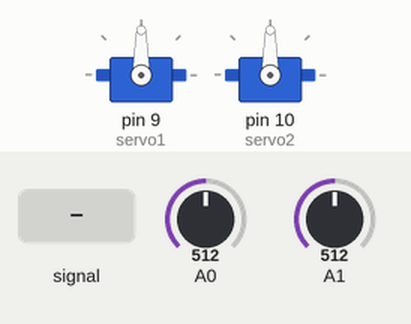
This sketch was run on a simulated Arduino Uno, built with avr-gcc and run on an emulated ATmega328P. Shown: 2 × servo. The inputs (shaded band) are chosen by the test bench; at power-on: A0 = 512, A1 = 512. What the sketch prints to the serial monitor is not drawn.

Above: at 1.2 s.
1.3 s: A0 fed a 200 Hz sine of ±255 counts around its level
At 3.25 s:
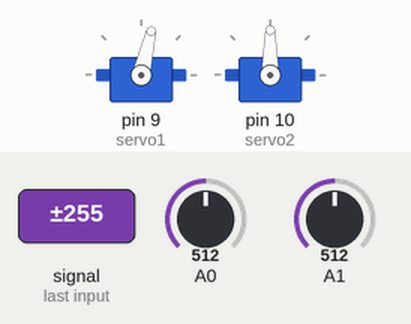
4.3 s: A0 set to 390
5.8 s: A0 set to 122
At 6.8 s:
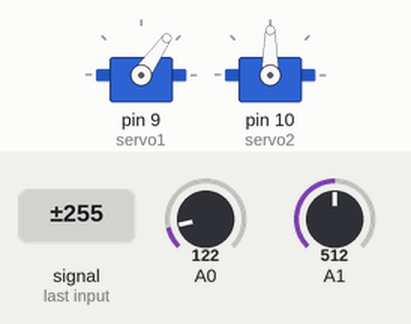
7.3 s: A0 set to 900
At 7.9 s:
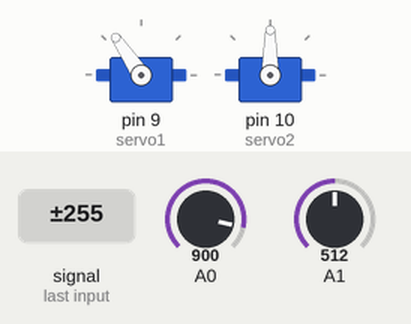
8.8 s: A1 set to 416
10.3 s: A1 set to 392
Timing chart, 0 to 13.1 s (numbered marks = the images above; inputs shaded):
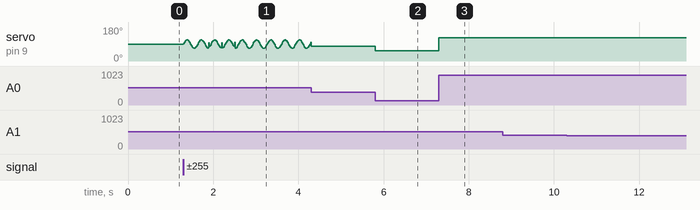

Measured:
- after the input at 5.8 s, servo on pin 9 (servo1): 79° → 55° at once
- after the input at 7.3 s, servo on pin 9 (servo1): 55° → 124° at once
- after the input at 8.8 s, every drawn part: stays the same
- after the input at 10.3 s, every drawn part: stays the same

The sketch:

servo_speed_LDR.ino
```cpp
// http://www.bajdi.com
// Rotating a continuous servo (tested with a SpringRC SM-S4306R)

// At speed signal s, with the servos being fed 6.18V, they do half a turn (pi rad) in t time:
//  s       t (ms)          reading
//  45      515.98          ok
//  54      520.96          ok
//  64      604.12          ok
//  72      845.87          ok
//  81      1765.06         ok
//  90      inf
//  99      -1971.85        ok
//  108     -900.13         ok
//  118     -612.59         ok
//  126     -544.64         ok
//  135     -532.86         ok
//
// get angular velocity w (rad/s) as a function of s


#include <Servo.h>

Servo servo1;
Servo servo2;

void setup()
{
  // servo control pins
  servo1.attach(9);
  servo2.attach(10);

  Serial.begin(38400);
  pinMode(A0, INPUT);
  pinMode(A1, INPUT);
}

long lastTime = 0;
void loop()
{
  int vel = (int)(map((float)analogRead(A0), 0.0, 1023.0, 45.0, 135.0));
  if(Serial.read() == '\n'){
    Serial.println(vel);
  }

  int light = analogRead(A1);

  long currentTime = millis();
  long delta = currentTime-lastTime;
  if(light < 400 && delta > 100){
    // Serial.print("time delta: ");
    // Serial.print(delta);
    // Serial.print(" @ speed: ");
    // Serial.println(vel);
    Serial.print(delta);
    Serial.print(",");

    lastTime = currentTime;
  }

  servo1.write(vel);
} 
```
